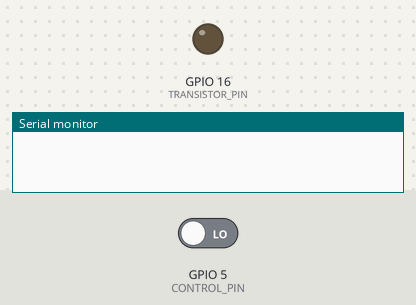
Bench run of a program on a simulated ESP32-S3. Parts: output pins drawn as LEDs (lit = HIGH), the last lines printed to the serial monitor. The inputs (shaded band) are chosen by the test bench; at power-on: GPIO 5 (CONTROL_PIN) LOW.

Above: at 1.2 s.
1.3 s: GPIO 5 (CONTROL_PIN) driven HIGH
At 2.3 s:
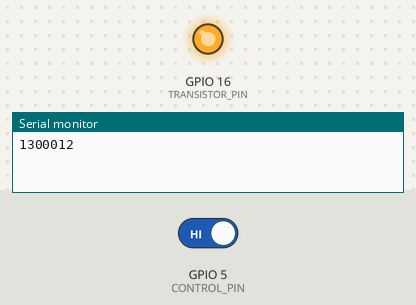
2.8 s: GPIO 5 (CONTROL_PIN) driven LOW
At 3.9 s:
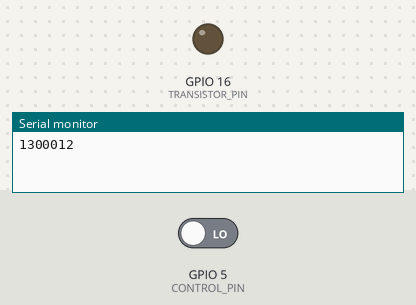
Timing chart, 0 to 5.8 s (numbered marks = the images above; inputs shaded):
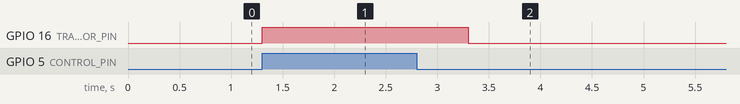

The program:

main.cpp
```cpp
#include <Arduino.h>


#define TRANSISTOR_PIN 16
#define CONTROL_PIN 5


void setup() {

    pinMode(TRANSISTOR_PIN, OUTPUT);
    pinMode(CONTROL_PIN, INPUT_PULLDOWN);

    digitalWrite(TRANSISTOR_PIN, HIGH);
    Serial.begin(115200);
}

void loop() {
    uint32_t start = micros();
    digitalWrite(TRANSISTOR_PIN, LOW);
    while (!digitalRead(CONTROL_PIN)) {
    }
    uint32_t end = micros();
    Serial.println(end - start);

    digitalWrite(TRANSISTOR_PIN, HIGH);
    delay(2000);
}
```

Measured:
- after the input at 1.3 s, GPIO 16 (TRANSISTOR_PIN): LOW → HIGH at once
- after the input at 2.8 s, GPIO 16 (TRANSISTOR_PIN): HIGH → LOW after 0.50 s
